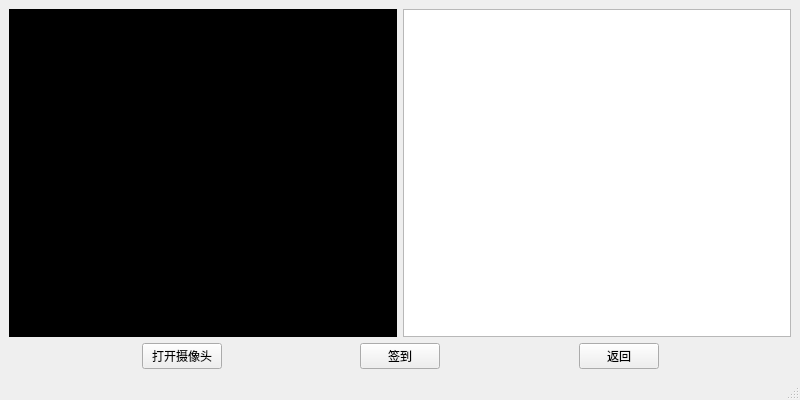
<?xml version="1.0" encoding="UTF-8"?>
<ui version="4.0">
 <class>Check2_Form</class>
 <widget class="QMainWindow" name="Check2_Form">
  <property name="geometry">
   <rect>
    <x>0</x>
    <y>0</y>
    <width>800</width>
    <height>400</height>
   </rect>
  </property>
  <property name="sizePolicy">
   <sizepolicy hsizetype="Expanding" vsizetype="Expanding">
    <horstretch>0</horstretch>
    <verstretch>0</verstretch>
   </sizepolicy>
  </property>
  <property name="windowTitle">
   <string>实时签到</string>
  </property>
  <property name="windowIcon">
   <iconset>
    <normaloff>C:/Users/zhangyuze/.designer/icon/APP_icon.ico</normaloff>C:/Users/zhangyuze/.designer/icon/APP_icon.ico</iconset>
  </property>
  <widget class="QWidget" name="centralwidget">
   <property name="sizePolicy">
    <sizepolicy hsizetype="Expanding" vsizetype="Expanding">
     <horstretch>0</horstretch>
     <verstretch>0</verstretch>
    </sizepolicy>
   </property>
   <layout class="QHBoxLayout" name="horizontalLayout_3">
    <item>
     <layout class="QGridLayout" name="gridLayout">
      <item row="0" column="0">
       <layout class="QHBoxLayout" name="horizontalLayout">
        <item>
         <widget class="QLabel" name="label">
          <property name="sizePolicy">
           <sizepolicy hsizetype="Expanding" vsizetype="Expanding">
            <horstretch>0</horstretch>
            <verstretch>0</verstretch>
           </sizepolicy>
          </property>
          <property name="minimumSize">
           <size>
            <width>300</width>
            <height>200</height>
           </size>
          </property>
          <property name="styleSheet">
           <string notr="true">background-color: rgb(0, 0, 0);</string>
          </property>
          <property name="text">
           <string>TextLabel</string>
          </property>
         </widget>
        </item>
        <item>
         <widget class="QTableWidget" name="tableWidget"/>
        </item>
       </layout>
      </item>
      <item row="1" column="0">
       <layout class="QHBoxLayout" name="horizontalLayout_2">
        <item>
         <spacer name="horizontalSpacer">
          <property name="orientation">
           <enum>Qt::Horizontal</enum>
          </property>
          <property name="sizeHint" stdset="0">
           <size>
            <width>40</width>
            <height>20</height>
           </size>
          </property>
         </spacer>
        </item>
        <item>
         <widget class="QPushButton" name="pushButton">
          <property name="text">
           <string>打开摄像头</string>
          </property>
         </widget>
        </item>
        <item>
         <spacer name="horizontalSpacer_2">
          <property name="orientation">
           <enum>Qt::Horizontal</enum>
          </property>
          <property name="sizeHint" stdset="0">
           <size>
            <width>40</width>
            <height>20</height>
           </size>
          </property>
         </spacer>
        </item>
        <item>
         <widget class="QPushButton" name="pushButton_2">
          <property name="text">
           <string>签到</string>
          </property>
         </widget>
        </item>
        <item>
         <spacer name="horizontalSpacer_3">
          <property name="orientation">
           <enum>Qt::Horizontal</enum>
          </property>
          <property name="sizeHint" stdset="0">
           <size>
            <width>40</width>
            <height>20</height>
           </size>
          </property>
         </spacer>
        </item>
        <item>
         <widget class="QPushButton" name="pushButton_3">
          <property name="text">
           <string>返回</string>
          </property>
         </widget>
        </item>
        <item>
         <spacer name="horizontalSpacer_4">
          <property name="orientation">
           <enum>Qt::Horizontal</enum>
          </property>
          <property name="sizeHint" stdset="0">
           <size>
            <width>40</width>
            <height>20</height>
           </size>
          </property>
         </spacer>
        </item>
       </layout>
      </item>
     </layout>
    </item>
   </layout>
  </widget>
  <widget class="QMenuBar" name="menubar">
   <property name="geometry">
    <rect>
     <x>0</x>
     <y>0</y>
     <width>800</width>
     <height>22</height>
    </rect>
   </property>
  </widget>
  <widget class="QStatusBar" name="statusbar"/>
 </widget>
 <resources/>
 <connections>
  <connection>
   <sender>pushButton</sender>
   <signal>clicked()</signal>
   <receiver>Check2_Form</receiver>
   <slot>openOrClose()</slot>
   <hints>
    <hint type="sourcelabel">
     <x>110</x>
     <y>302</y>
    </hint>
    <hint type="destinationlabel">
     <x>48</x>
     <y>297</y>
    </hint>
   </hints>
  </connection>
  <connection>
   <sender>pushButton_2</sender>
   <signal>clicked()</signal>
   <receiver>Check2_Form</receiver>
   <slot>qiandao()</slot>
   <hints>
    <hint type="sourcelabel">
     <x>278</x>
     <y>299</y>
    </hint>
    <hint type="destinationlabel">
     <x>221</x>
     <y>299</y>
    </hint>
   </hints>
  </connection>
  <connection>
   <sender>pushButton_3</sender>
   <signal>clicked()</signal>
   <receiver>Check2_Form</receiver>
   <slot>back()</slot>
   <hints>
    <hint type="sourcelabel">
     <x>463</x>
     <y>296</y>
    </hint>
    <hint type="destinationlabel">
     <x>405</x>
     <y>301</y>
    </hint>
   </hints>
  </connection>
  <connection>
   <sender>tableWidget</sender>
   <signal>cellDoubleClicked(int,int)</signal>
   <receiver>Check2_Form</receiver>
   <slot>select()</slot>
   <hints>
    <hint type="sourcelabel">
     <x>548</x>
     <y>272</y>
    </hint>
    <hint type="destinationlabel">
     <x>565</x>
     <y>301</y>
    </hint>
   </hints>
  </connection>
 </connections>
 <slots>
  <slot>openOrClose()</slot>
  <slot>qiandao()</slot>
  <slot>back()</slot>
  <slot>select()</slot>
 </slots>
</ui>
